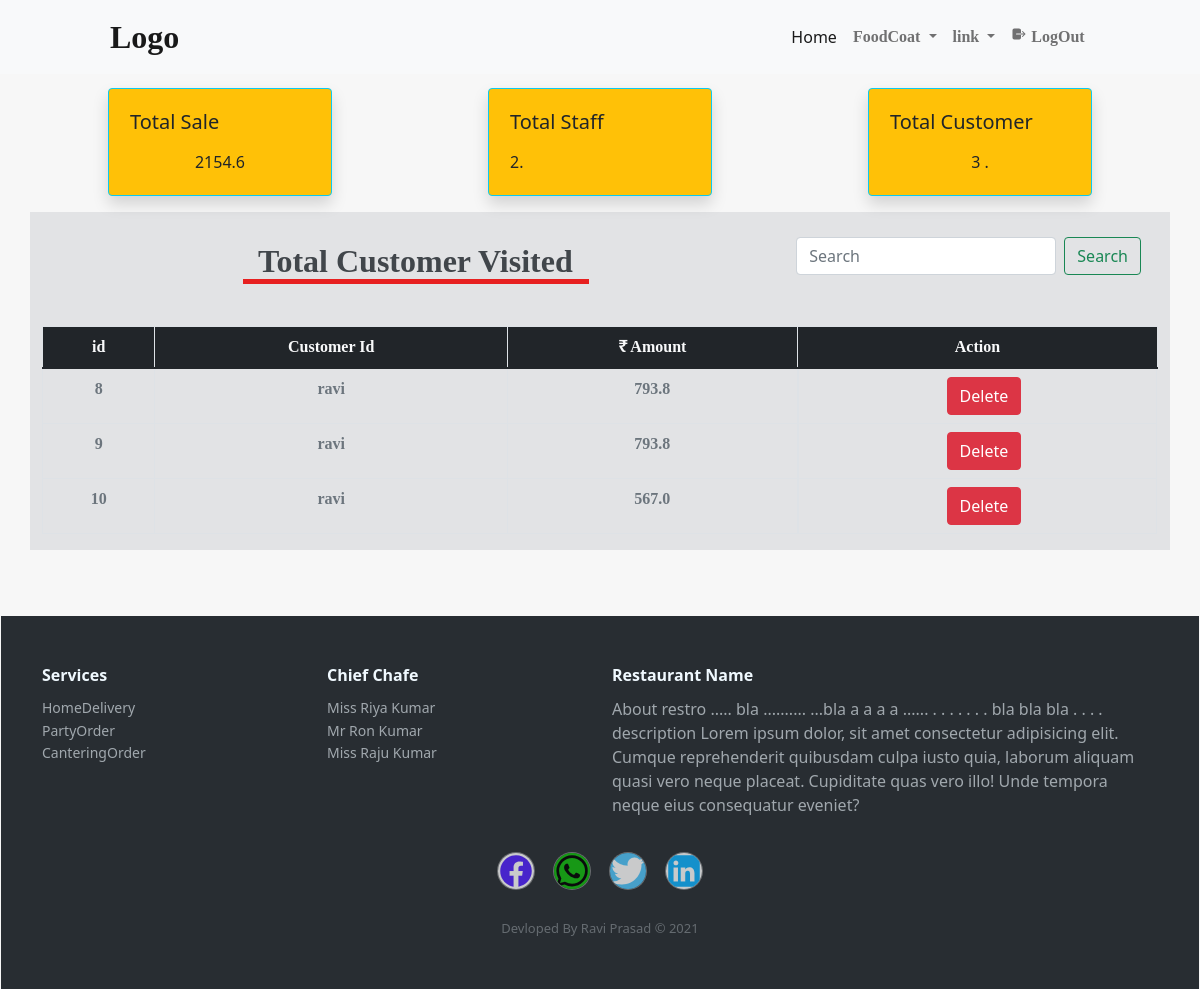
The app's page /manager/RecordsManager/ (signed in) with its own data.
### ManagerApp/models.py (models this page shows)
class RecordsManger(models.Model):
    userid=models.ForeignKey(CustomerBill,on_delete=models.CASCADE)
    Check=models.CharField(max_length=50,default='table')
    date=models.DateField(auto_now=True)
    time=models.TimeField(auto_now=True)
    TotalCost=models.CharField(max_length=300)
    active=models.CharField(max_length=5,default='0')

### ManagerApp/views.py (the view)
# urls.py: path('RecordsManager/',RecordsManager,name='RecordsManager'),
def RecordsManager(request):
    if 'ManagerUserid' not in request.session:
        return redirect("MangerLogin")
    obj=RecordsManger.objects.all()
    if obj:
        obj=obj.values('id','userid','TotalCost')
        TotalSale=0
        totalCustomer=0
        totalstaff=len(ChiefModel.objects.all())
        for i in obj:
            TotalSale=TotalSale + (float(i['TotalCost']))
            totalCustomer+=1
    column=['id','  Customer Id','₹ Amount']
    return render(request,"manager/Records.html",{'table':{'column':column,'data':obj,'TotalSale':TotalSale,'totalCustomer':totalCustomer,'totalstaff':totalstaff}})

### template/manager/Records.html (shortened to what this page needs)
{% extends 'manager/M_dashboard.html' %}
{% block content %}
<div class="container mt-3">
    <div class="row d-flex justify-content-around">
            <div class="card border-info shadow text-dark bg-warning mb-3" style="max-width: 14rem;padding: 5px;">
                <div class="card-body">
                <h5 class="card-title mb-3">Total Sale</h5>
                <p class="card-text text-center ">{{table.TotalSale}}</p>
                </div>
            </div>
            <div class="card border-info shadow text-dark bg-warning mb-3" style="max-width: 14rem;padding: 5px;">
                <div class="card-body">
                <h5 class="card-title mb-3">Total Staff</h5>
                <p class="card-text">{{table.totalstaff}}.</p>
                </div>
            </div>
            <div class="card border-info shadow text-dark bg-warning mb-3" style="max-width: 14rem;padding: 5px;">
                <div class="card-body">
                <h5 class="card-title mb-3">Total Customer</h5>
                <p class="card-text text-center"> {{table.totalCustomer}} .</p>
                </div>
            </div>
    </div>
            <div class="row">
                <div class="container  alert-secondary">
                        <div class="row alert mt-2">
                            <div class="col-lg-8 text-center bold mb-2">
                                <span style="border-bottom: 5px solid rgb(231, 32, 32);">  &nbsp Total Customer Visited  &nbsp </span>
                            </div>
                            <div class="col-lg-4 mb-2">
                                <form class="d-flex">
                                    <input class="form-control me-2" type="search" placeholder="Search" aria-label="Search">
                                    <button class="btn btn-outline-success" type="submit">Search</button>
                                </form>
                            </div>
                        </div>
                        <section class="row">
                            <div class="table-responsive">
                                <table class="table table-bordered">
                                <thead>
                                    <tr class="bg-dark">
                                    {% for j in table.column %}
                                        <th class="text-light bold1 text-center">{{j}}</th>
                                    {% endfor %}
                                    <th class="text-light bold1 text-center ">Action</th>
                                    </tr>
                                </thead>
                                <tbody>
                                    {% for i in table.data  %}
                                    <tr>
                                    {% for j,k in i.items  %}
                                    <td class="text-secondary text-center bold1"> {{k}} </td>
                                    {% endfor %}
                                    <td class="text-secondary d-flex justify-content-around">
                                        <form action="" method="post" class="d-flex inline">
                                        <input class="btn btn-danger" name="Delete" type="submit" value="Delete">
                                        </form>
                                    </td>
                                    </tr>
                                    {% endfor %}
                                </tbody>
                                </table>
                            </div>
                        </section>
                </div>
            </div>
</div>
{% endblock  %}

### static/css/manager/Man_dashboar.css (style rules this page uses)
.bold { font-size: 4vh; font-family: serif; font-weight:900; }
.bold1 { font-family: serif; font-weight:600; }

### records on screen
RecordsManger: i "8" "ravi" "793.8"
RecordsManger: i "9" "ravi" "793.8"
RecordsManger: i "10" "ravi" "567.0"

### other values on screen
{{ table.TotalSale }} "2154.6"
{{ table.totalstaff }} "2"
{{ table.totalCustomer }} "3"
{{ j }} "id" "Customer Id" "₹ Amount"
